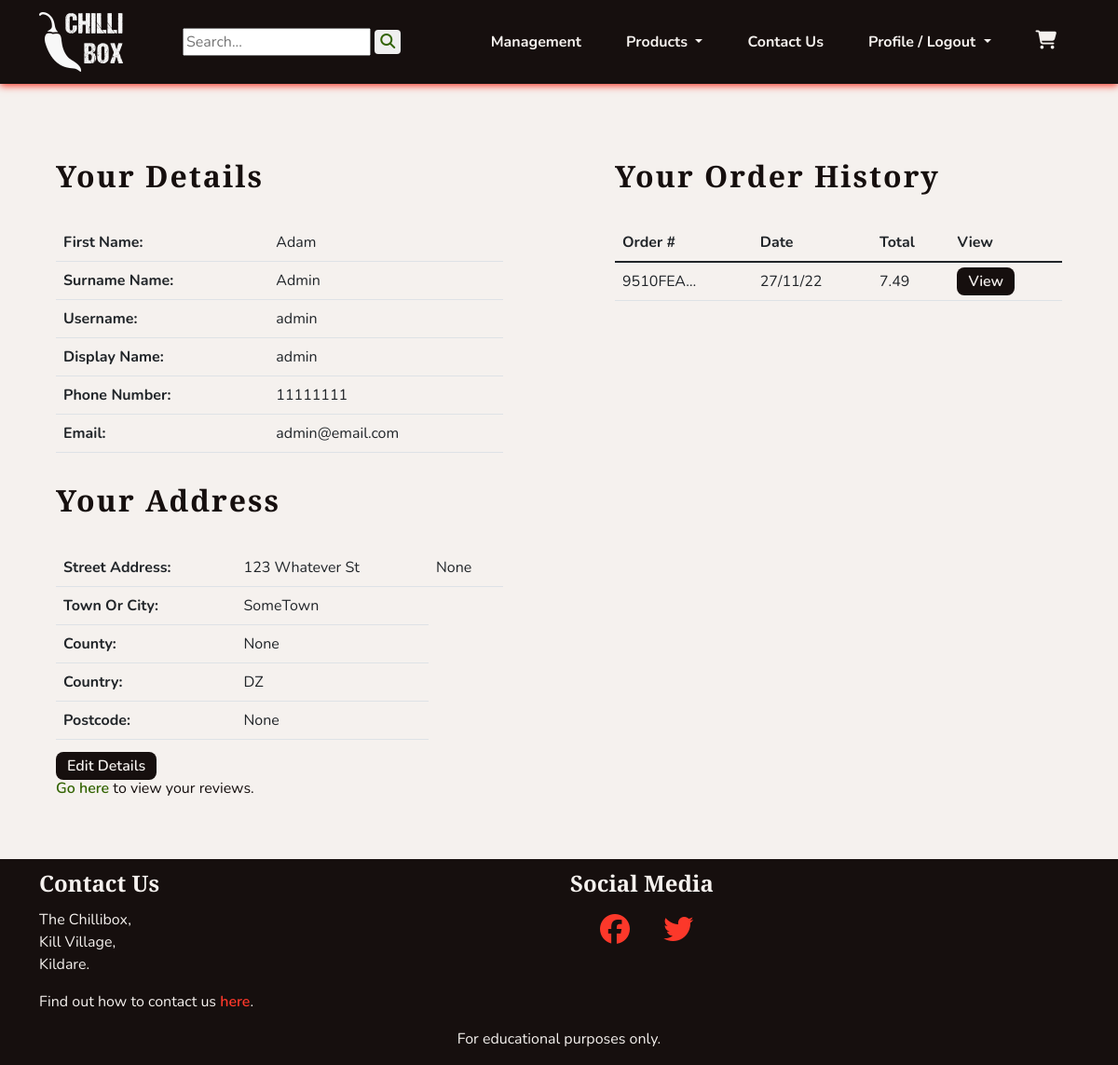
Page /profiles/profile/ (signed in) on the earlier database version.
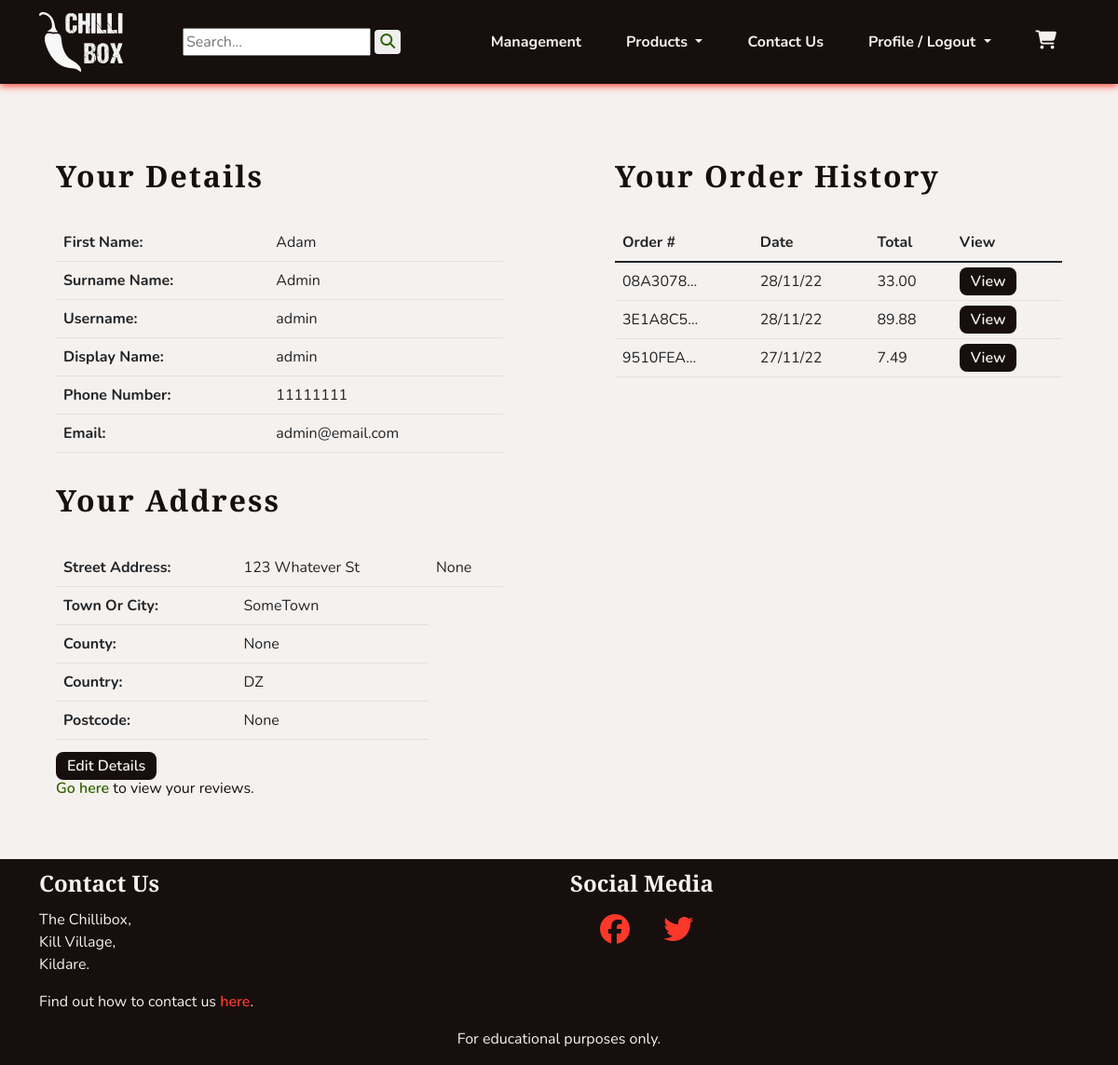
Same page on the later database version.
### checkout/models.py (models this page shows, shortened)
class Order(models.Model):
    order_number = models.CharField(max_length=32, editable=False)
    user_profile = models.ForeignKey(UserProfile, on_delete=models.SET_NULL,
                                     null=True, blank=True,
                                     related_name='orders')
    first_name = models.CharField(max_length=50)
    last_name = models.CharField(max_length=50)
    email = models.EmailField(max_length=254)
    phone_number = models.CharField(max_length=20)
    country = CountryField(blank_label='Country *')
    postcode = models.CharField(max_length=20, null=True, blank=True)
    town_or_city = models.CharField(max_length=40)
    street_address1 = models.CharField(max_length=80)
    street_address2 = models.CharField(max_length=80, null=True, blank=True)
    county = models.CharField(max_length=80, null=True, blank=True)
    date = models.DateTimeField(auto_now_add=True)
    delivery_cost = models.DecimalField(max_digits=6,
                                        decimal_places=2, default=0)
    order_total = models.DecimalField(max_digits=10,
                                      decimal_places=2, default=0)
    grand_total = models.DecimalField(max_digits=10,
                                      decimal_places=2, default=0)

### profiles/views.py (the view)
# urls.py: path('profile/', views.ProfileView.as_view(), name='profile'),
class ProfileView(LoginRequiredMixin, View):
    def get(self, request):
        profile = get_object_or_404(UserProfile, user=request.user)
        orders = profile.orders.all().order_by('-date')
        template_name = 'profiles/profile.html'
        context = {
            'profile': profile,
            'orders': orders,
            }
        return render(request, template_name, context)

### cart/contexts.py (called while the page is built, shortened)
def cart_contents(request):
    cart_items = []
    total = 0
    product_count = 0
    cart = request.session.get('cart', {})
    if total < settings.FREE_DELIVERY_THRESHOLD:
        delivery = Decimal(settings.STANDARD_DELIVERY_COST)
        free_delivery_delta = settings.FREE_DELIVERY_THRESHOLD - total
    else:
        delivery = 0
        free_delivery_delta = 0
    grand_total = delivery + total
    context = {
        'cart_items': cart_items,
        'total': total,
        'product_count': product_count,
        'delivery': delivery,
        'free_delivery_delta': free_delivery_delta,
        'free_delivery_threshold': settings.FREE_DELIVERY_THRESHOLD,
        'grand_total': grand_total,
    }
    return context

### profiles/models.py (called while the page is built)
    def __str__(self):
        return self.display_name

### profiles/templates/profiles/profile.html (shortened to what this page needs)
{% extends 'base.html' %}
{% block content %}
<section class="row">
    <div class="col-12 col-md-6">
        <div class="col-10 mx-auto">
            <h1 class="headings">Your Details</h1>
            <table class="table">
                <tr>
                    <th>First Name: </th>
                    <td>{{ profile.first_name }} </td>
                </tr>
                <tr>
                    <th>Surname Name: </th>
                    <td>{{ profile.last_name }} </td>
                </tr>
                <tr>
                    <th>Username: </th>
                    <td>{{ profile.user.username }} </td>
                </tr>
                <tr>
                    <th>Display Name: </th>
                    <td>{{ profile.display_name }} </td>
                </tr>
                <tr>
                    <th>Phone Number: </th>
                    <td>{{ profile.phone_number }} </td>
                </tr>
                <tr>
                    <th>Email: </th>
                    <td>{{ profile.user.email }} </td>
                </tr>
            </table>
            <h2 class="headings">Your Address</h2>
            <table class="table">
                <tr>
                    <th>Street Address: </th>
                    <td>{{ profile.street_address1 }} </td>
                    <td>{{ profile.street_address2 }} </td>
                </tr>
                <tr>
                    <th>Town Or City: </th>
                    <td>{{ profile.town_or_city }} </td>
                </tr>
                <tr>
                    <th>County: </th>
                    <td>{{ profile.county }} </td>
                </tr>
                <tr>
                    <th>Country: </th>
                    <td>{{ profile.country }} </td>
                </tr>
                <tr>
                    <th>Postcode: </th>
                    <td>{{ profile.postcode }} </td>
                </tr>
            </table>
            <a class="chilli-btn" href="{% url 'profiles:edit_profile' %}">Edit Details</a>
            <div>
                <p><a class="chilli-link" href="{% url 'profiles:review_list' %}">Go here</a>
                 to view your reviews.</p>
            </div>
        </div>
    </div>
    <div class="col-12 col-md-6">
        <div class="col-10 mx-auto">
            <h2 class="headings">Your Order History</h2>
            <table class="table">
                <thead>
                    <tr>
                        <th>Order #</th>
                        <th>Date</th>
                        <th>Total</th>
                        <th>View</th>
                    </tr>
                </thead>
                <tbody>
                    {% for order in orders %}
                    <tr>
                        <td>{{ order.order_number|truncatechars:8 }}</td>
                        <td>{{ order.date|date:'d/m/y' }}</td>
                        <td>{{ order.grand_total }}</td>
                        <td>
                            <a class="chilli-btn" href="{% url 'profiles:order_history' order.order_number %}">
                                View
                            </a>
                        </td>
                    </tr>
                    {% endfor %}
                </tbody>
            </table>
        </div>
    </div>
</section>
{% endblock %}

Differences in the rows shown:
added Order: order_number "08A3078…", date "28/11/22", grand_total "33.00"
added Order: order_number "3E1A8C5…", date "28/11/22", grand_total "89.88"
